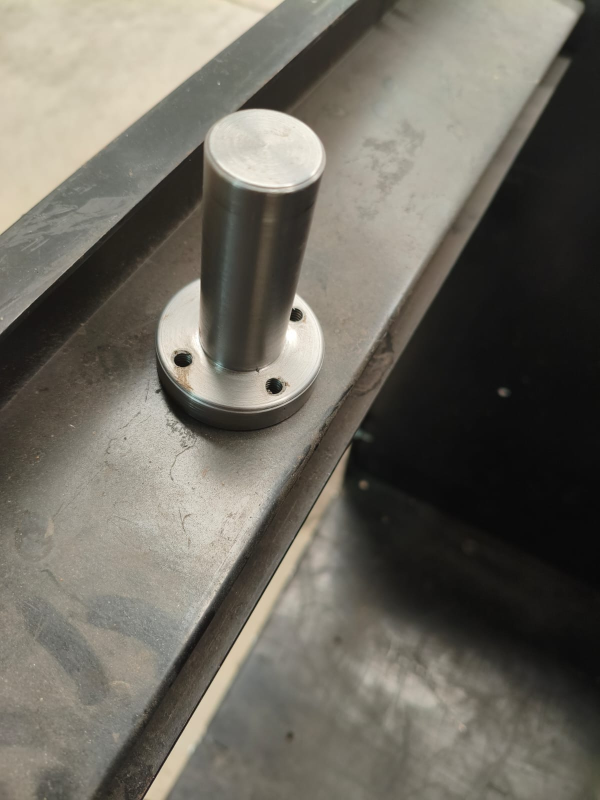
#> input picture dataset_yolo/images/trains/img1.jpeg, 1200 x 1600 px (shown at 1/2 size)
$ python -i coreccion_vision.py   (imports and definitions only)
#> lines starting #> are read from the running program, lines starting #| are printed output that depends on the picture; after the words box and inside, x2 and y2 are one past the last pixel; in counts of white or black regions, pixels touching at a corner belong together
#> further down, picture is the input picture: shape (1600, 1200, 3); mean B, G, R 96.2, 105.6, 109.2
import cv2
import numpy as np
import socket
import json

# --- Configuración de comunicación ---
HOST = "127.0.0.1"   # IP del cobot o servidor
PORT = 5000          # Puerto de conexión

# Crear socket UNA sola vez y mantenerlo abierto
# [1 line that did not run here, left out]
# [1 line not run here, left out]

def send_coords(x, y):
    """Enviar coordenadas al cobot/servidor vía TCP/IP"""
    try:
        data = json.dumps({"x": x, "y": y})
        sock.sendall(data.encode())
    except Exception as e:
        print("Error al enviar coordenadas:", e)

def detect_object(frame):
    """Detectar la pieza filtrando por color"""
    hsv = cv2.cvtColor(frame, cv2.COLOR_BGR2HSV)
#> hsv: shape (1600, 1200, 3); mean H, S, V 21.6, 30.4, 109.4

    # --- Rangos de color ---
    lower_blue = np.array([100, 150, 0])
    upper_blue = np.array([140, 255, 255])
    mask_blue = cv2.inRange(hsv, lower_blue, upper_blue)
#> mask_blue: shape (1600, 1200); every value is 0

    lower_red1 = np.array([0, 50, 50])
    upper_red1 = np.array([15, 255, 255])
    mask_red1 = cv2.inRange(hsv, lower_red1, upper_red1)
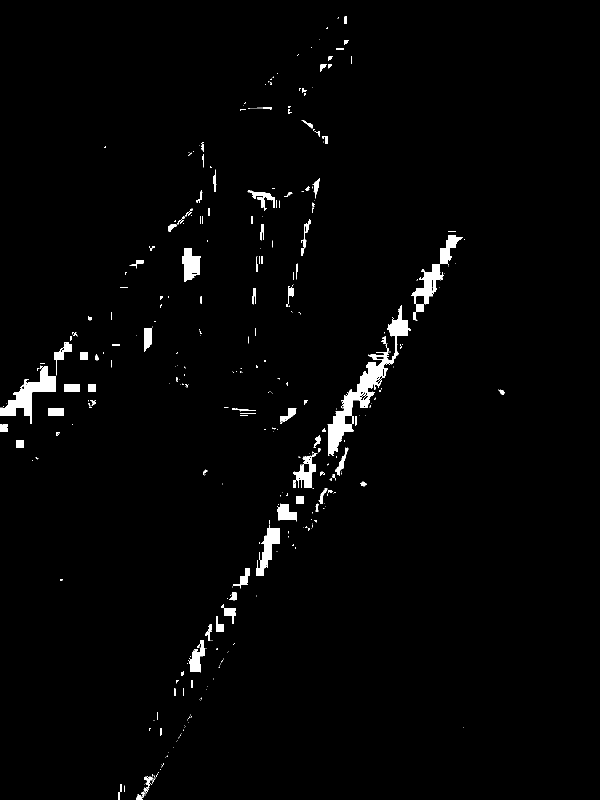
#> mask_red1: shape (1600, 1200) (shown at 1/2 size); 2% white; 396 white regions (279 under 20 px), largest, box (x1, y1, x2, y2) and area: (655, 610, 822, 912) 8232, (0, 732, 112, 848) 4174, (822, 470, 926, 642) 3685

    lower_red2 = np.array([160, 50, 50])
    upper_red2 = np.array([180, 255, 255])
    mask_red2 = cv2.inRange(hsv, lower_red2, upper_red2)

    mask_red = mask_red1 | mask_red2

    lower_green = np.array([40, 70, 70])
    upper_green = np.array([80, 255, 255])
    mask_green = cv2.inRange(hsv, lower_green, upper_green)

    lower_yellow = np.array([20, 100, 100])
    upper_yellow = np.array([30, 255, 255])
    mask_yellow = cv2.inRange(hsv, lower_yellow, upper_yellow)

    # Gris metálico
    lower_gray = np.array([0, 0, 50])
    upper_gray = np.array([180, 50, 200])
    mask_gray = cv2.inRange(hsv, lower_gray, upper_gray)
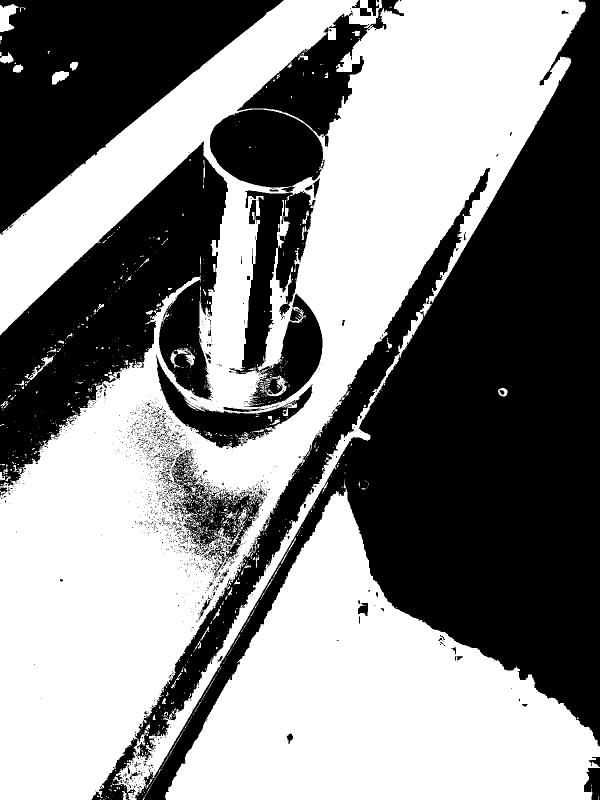
#> mask_gray: shape (1600, 1200) (shown at 1/2 size); 52.7% white; 1866 black regions (1760 under 20 px)

    masks = {
        "azul": mask_blue,
        "rojo": mask_red,
        "verde": mask_green,
        "amarillo": mask_yellow,
        "gris metálico": mask_gray
    }

    areas = {color: cv2.countNonZero(mask) for color, mask in masks.items()}
#> areas = {'azul': 0, 'rojo': 37487, 'verde': 0, 'amarillo': 0, 'gris metálico': 1012163}
    detected_color = max(areas, key=areas.get)
#> detected_color = 'gris metálico'
    chosen_mask = masks[detected_color]

    contours, _ = cv2.findContours(chosen_mask, cv2.RETR_EXTERNAL, cv2.CHAIN_APPROX_SIMPLE)
#> contours = 664 contours, 615 with area under 20; largest, box (x1, y1, x2, y2) and area: (0, 0, 1172, 1600) 824092, (330, 961, 1200, 1600) 273768, (0, 8, 38, 64) 1189, (104, 142, 138, 169) 541, (341, 696, 390, 736) 526
    if contours:
        c = max(contours, key=cv2.contourArea)
#> c = contour of 7310 points, box (x1, y1, x2, y2) (0, 0, 1172, 1600), area 824092
        x, y, w, h = cv2.boundingRect(c)
#> x = 0; y = 0; w = 1172; h = 1600
        return x, y, w, h, chosen_mask, detected_color
    return None, None, None, None, chosen_mask, "ninguno"

def pixels_to_cm(w_px, h_px, scale=0.05):
    """Convertir pixeles a cm (escala aproximada)"""
    return w_px * scale, h_px * scale

# --- Flag para elegir modo ---
USE_IMAGE = False  # True = imagen fija, False = video

# [59 lines not run here, left out]

>>> import cv2
>>> picture = cv2.imread('../dataset_yolo/images/trains/img1.jpeg')
>>> result = detect_object(picture)
#> result = 6 items

$ run again, on dataset_yolo/images/trains/img114.jpeg
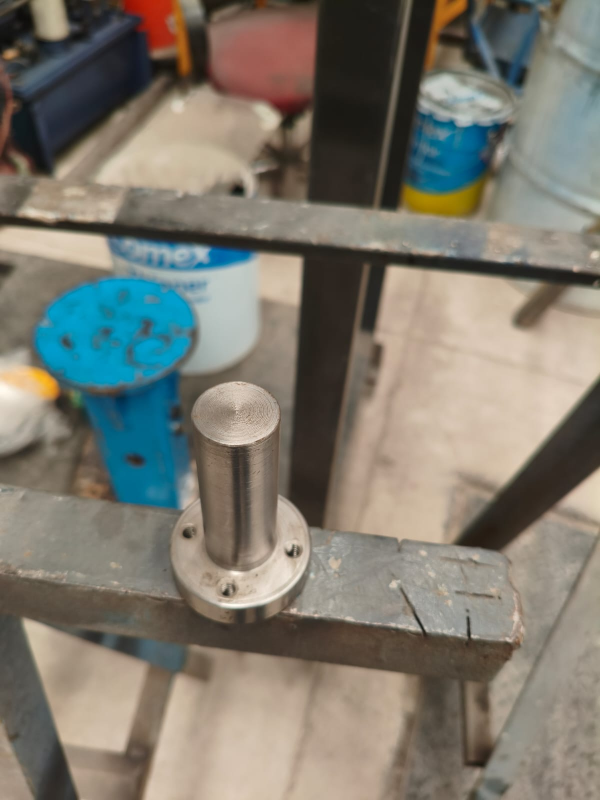
#> input picture dataset_yolo/images/trains/img114.jpeg, 1200 x 1600 px (shown at 1/2 size)
#> picture is the input picture: shape (1600, 1200, 3); mean B, G, R 111.2, 121.6, 125.5
#> hsv: shape (1600, 1200, 3); mean H, S, V 30.1, 65.2, 135.5
#> in detect_object, `mask_blue = cv2.inRange(hsv, lower_blue, upper_blue)`:
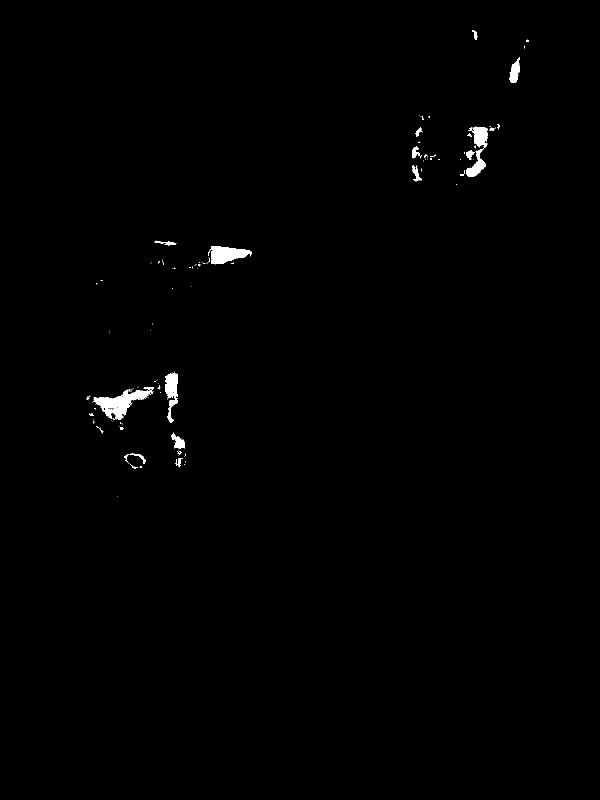
#> mask_blue: shape (1600, 1200) (shown at 1/2 size); 0.59% white; 137 white regions (111 under 20 px), largest, box (x1, y1, x2, y2) and area: (186, 774, 308, 840) 2921, (416, 492, 503, 529) 1932, (932, 253, 976, 354) 1906
#> mask_red1: shape (1600, 1200); 22.2% white; 1086 white regions (847 under 20 px), largest, box (x1, y1, x2, y2) and area: (280, 1183, 896, 1600) 100420, (588, 526, 912, 1073) 87785, (384, 0, 639, 272) 49898
#> mask_red2: shape (1600, 1200); 0.03% white; 11 white regions (9 under 20 px), largest, box (x1, y1, x2, y2) and area: (246, 24, 287, 61) 339, (274, 58, 297, 103) 251
#> mask_red: shape (1600, 1200); 22.3% white; 1086 white regions (847 under 20 px), largest, box (x1, y1, x2, y2) and area: (280, 1183, 896, 1600) 100420, (588, 526, 912, 1073) 87785, (384, 0, 639, 272) 49915
#> mask_green: shape (1600, 1200); 0.05% white; 7 white regions (4 under 20 px), largest, box (x1, y1, x2, y2) and area: (140, 785, 164, 816) 433, (811, 364, 897, 389) 242, (899, 355, 960, 385) 195
#> mask_yellow: shape (1600, 1200); 0.44% white; 17 white regions (13 under 20 px), largest, box (x1, y1, x2, y2) and area: (802, 358, 981, 436) 7462, (59, 742, 102, 787) 767, (1189, 448, 1200, 460) 64, (1104, 26, 1117, 33) 31
#> in detect_object, `mask_gray = cv2.inRange(hsv, lower_gray, upper_gray)`:
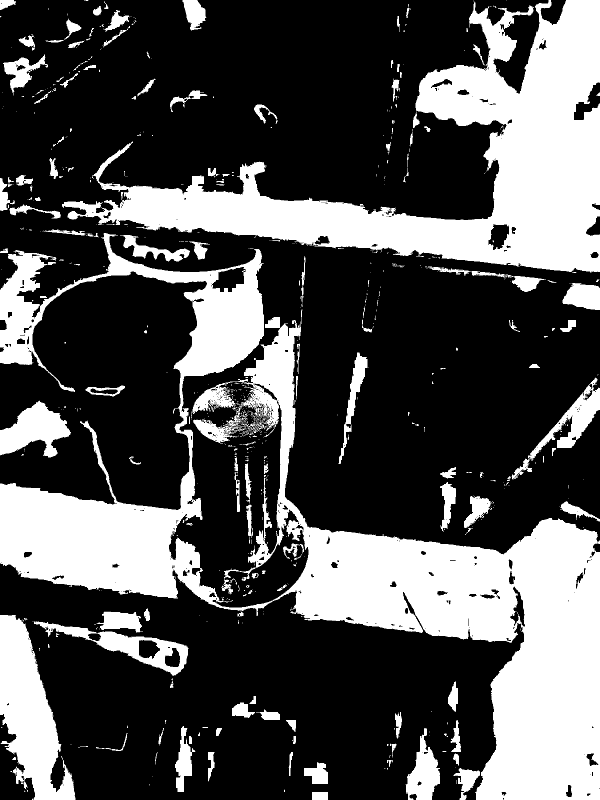
#> mask_gray: shape (1600, 1200) (shown at 1/2 size); 32.2% white; 773 white regions (604 under 20 px)
#> areas = {'azul': 11314, 'rojo': 427759, 'verde': 891, 'amarillo': 8386, 'gris metálico': 618598}
#> detected_color = 'gris metálico'
#> contours = 763 contours, 640 with area under 20; largest, box (x1, y1, x2, y2) and area: (0, 466, 1200, 1600) 327043, (124, 0, 1200, 546) 182260, (0, 1230, 151, 1600) 28694, (68, 1243, 377, 1352) 10006, (0, 801, 142, 915) 8476
#> c = contour of 6122 points, box (x1, y1, x2, y2) (0, 466, 1200, 1600), area 327043
#> x = 0; y = 466; w = 1200; h = 1134
#> result = 6 items
